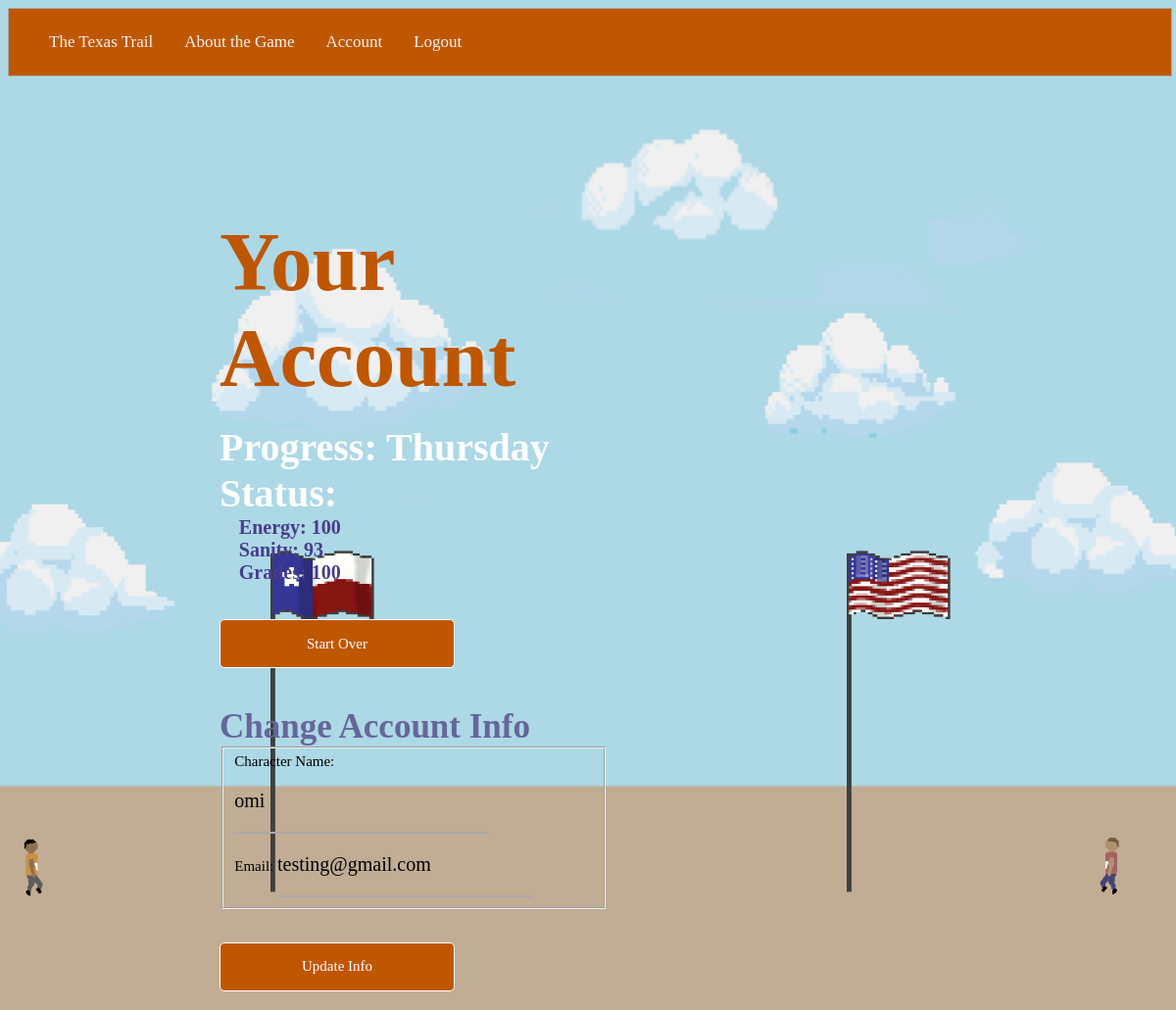
Page /account (signed in) on the earlier database version.
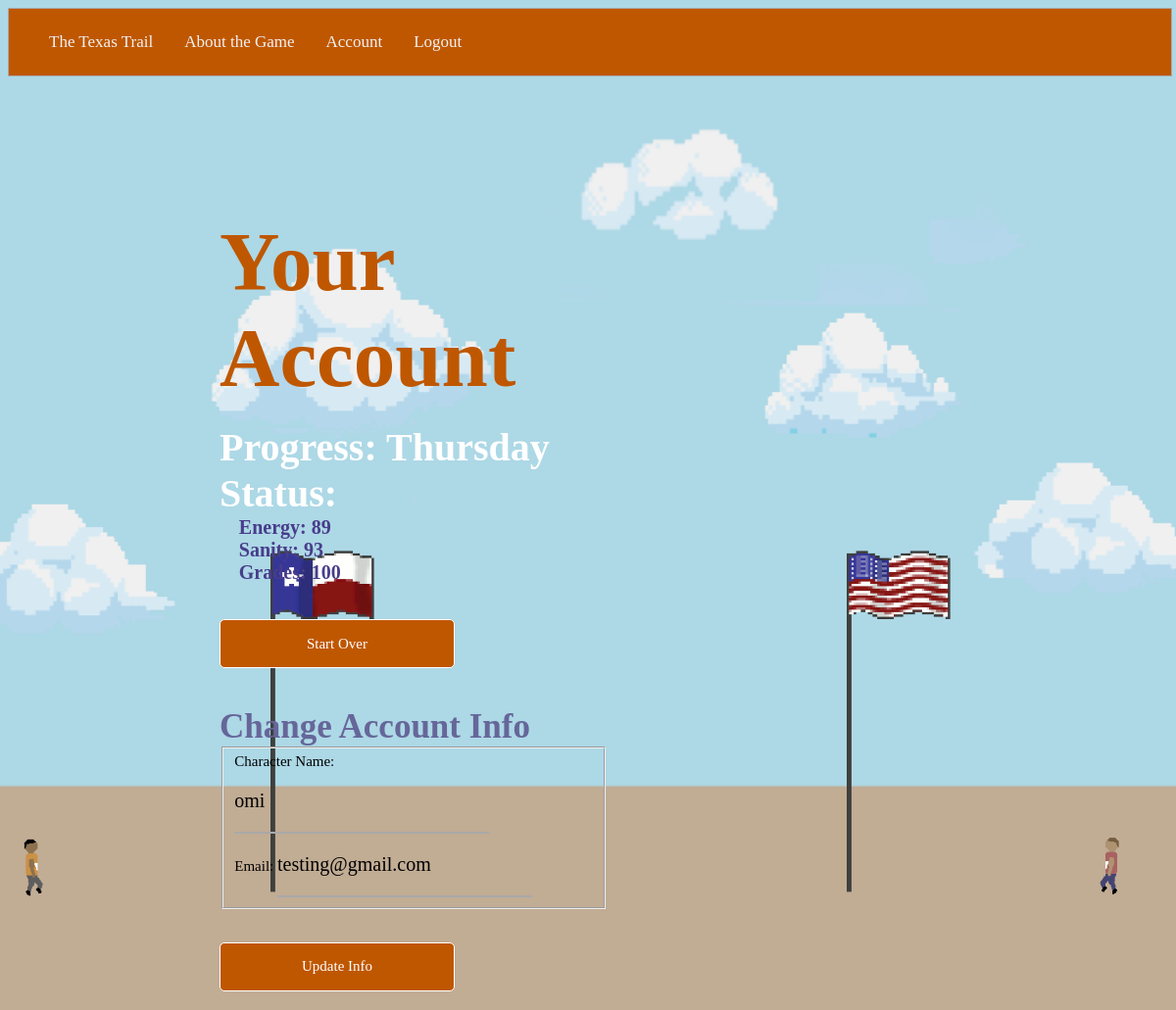
Same page on the later database version.
### Application/models.py (models this page shows, shortened)
class User(db.Model, UserMixin):
	id = db.Column(db.Integer, primary_key=True)
	username = db.Column(db.String(20), unique=True, nullable=False)
	email = db.Column(db.String(120), unique=True, nullable=False)
	password = db.Column(db.String(60), nullable=False)
	energy = db.Column(db.Integer, nullable=False, default=100)
	sanity = db.Column(db.Integer, nullable=False, default=100)
	grades = db.Column(db.Integer, nullable=False, default=100)
	progress = db.Column(db.String(2), nullable=False, default='a1')

### Application/routes.py (the view)
@application.route('/account', methods=['GET', 'POST'])
@login_required
def account():
	form = UpdateInfo()
	if form.validate_on_submit():
		current_user.username = form.username.data
		current_user.email = form.email.data
		db.session.commit()
		flash('Info Updated', 'success')
		return redirect(url_for('account'))
	elif request.method == 'GET':
		form.username.data = current_user.username
		form.email.data = current_user.email
	return render_template('account.html', title='Account Information', form=form)

### Application/forms.py (shortened to what this page needs)
class UpdateInfo(FlaskForm):
	username = StringField("Character Name: ", validators=[DataRequired()])
	email = StringField("Email: ", validators=[DataRequired(), Email()])
	submit = SubmitField('Update Info')

### Application/models.py (called while the page is built)
@login_manager.user_loader
def load_user(user_id):
	return User.query.get(int(user_id))

### Application/templates/account.html (shortened to what this page needs)
{% extends "layout.html" %}
{% block content %}
<body id='account'>
  <div class='theGrid'>
    <div class='left-body'>
      <h1>Your Account</h1>
      <h2 style= "margin: 5% 0 0 0">
        Progress:
        {% if current_user.progress[0] == 'a' or current_user.progress[0] == 'b' or current_user.progress[0] == 'c'%}
          Thursday
        {% elif current_user.progress[0] == 'd' or current_user.progress[0] == 'e'%}
          Friday
        {% else %}
          Saturday
        {% endif %}
        <br>
        Status:<br>
        <p style="margin-left: 5%">
          Energy: {{ current_user.energy }} <br>
          Sanity: {{ current_user.sanity }} <br>
          Grades: {{ current_user.grades }} <br>
        </p>
      </h2>
      <br><br>
      <div class='buttonList'>
            <form method ="get" action = "/reset_game"><button class ='button'>Start Over</button></form>
      </div>
      <h3>Change Account Info</h3>
      <form method="POST" action="" enctype="multipart/form-data" style= "font-family: Hardware; font-size: 15px">
            <fieldset class="form-group">
                <div class="form-group">
                    {{ form.username.label(class="form-control-label") }}
                    {% if form.username.errors %}
                        {{ form.username(class="form-control form-control-lg is-invalid") }}
                        <div class="invalid-feedback">
                            {% for error in form.username.errors %}
                                <span>{{ error }}</span>
                            {% endfor %}
                        </div>
                    {% else %}
                        {{ form.username(class="form-control form-control-lg") }}
                    {% endif %}
                </div>
                <div class="form-group">
                    {{ form.email.label(class="form-control-label") }}
                    {% if form.email.errors %}
                        {{ form.email(class="form-control form-control-lg is-invalid") }}
                        <div class="invalid-feedback">
                            {% for error in form.email.errors %}
                                <span>{{ error }}</span>
                            {% endfor %}
                        </div>
                    {% else %}
                        {{ form.email(class="form-control form-control-lg") }}
                    {% endif %}
                </div>
            </fieldset>
            <div class="form-group" style="padding: 0 0 5% 0">
              <br><br>
                {{ form.submit(class="button") }}
            </div>
      </form>
    </div>
  </div>
</body>
{% endblock %}

### Application/templates/layout.html (shortened to what this page needs)
<!DOCTYPE html>
<html>
	<head>
		<link type="text/css" rel="stylesheet" href="{{url_for('static', filename='style.css') }}" />
	</head>
	<body>
		<div class="navBar">
			<ul>
			  <a href="/">The Texas Trail</a>
			  	{%if current_user.is_authenticated %}
			  		<a href="/about">About the Game</a>
			  		<a href="/account">Account</a>
			  		<a href="/logout">Logout</a>
			  	{% else %}
			  		<a href="/about">About the Game</a>
			  		<a href="/login">Login</a>
			  		<a href="/register">Register</a>
			  	{% endif %}
			</ul>
		</div>
		{% block content %}{% endblock %}
	</body>
</html>

### Application/static/style.css (style rules this page uses)
.theGrid { display: grid; height: 100vh; width: 100vw; grid-template-columns: 18% 13% 20% 332px auto 11%; grid-template-rows: auto 600px auto; }
body { height: 95vh; width: 99vw; background: url(./Backgrounds/70.jpg) no-repeat center center fixed; -webkit-background-size: cover; -moz-background-size: cover; -o-background-size: cover; background-size: cover; overflow-x: hidden; }
body#account { background: url(./Backgrounds/walkScene.gif), url(./Backgrounds/UTTower.png), url(./Backgrounds/FlagAnim.gif), url(./Backgrounds/sky.png); -webkit-background-size: cover; -moz-background-size: cover; -o-background-size: cover; background-position: center; background-attachment: fixed; background-repeat: no-repeat; overflow-x: hidden; background-size: contain, contain, contain, cover; }
h1 { font-family: 'Dude'; font-size: 85px; color: #bf5700; margin: 10% 0 0 0; }
h2 { font-family: 'Hardware'; font-size: 40px; color: white; margin: 30% 0 0 0; }
h3 { font-family: 'Hardware'; font-size: 35px; color: #666699; margin: 10% 0 0 0; }
button { font-family: 'Hardware'; font-size: 20px; color: white; }
p { font-family: 'Hardware'; font-size: 20px; color: darkslateblue; margin: 0; padding: 0; z-index: 1000; }
a { transition: 1s ease; text-decoration: none; color: grey; margin: 0; padding: 0; }
.buttonList { margin: 0; padding: 0; }
ul { padding: 0; margin: 0; }
.left-body { grid-row: 2; grid-column: 2/4; }
.button { border:0.1em solid #FFFFFF; border-radius: 5px; padding: 0; box-sizing: border-box; text-decoration:none; font-weight:300; font-family: 'Hardware'; color:#FFFFFF; font-size: 15px; background: #bf5700; text-align:center; transition: all 0.2s; width: 240px; height: 50px; -webkit-transition: all 1s ease; white-space: nowrap; }
.navBar { border: 1px solid darkGray; transition: 0.9s ease; overflow: hidden; background-color: #bf5700; padding: 10px 25px; font-family: 'Dude'; font-size: 15px;; }
.navBar a { float: left; color: #f2f2f2; text-align: center; padding: 14px 16px; text-decoration: none; font-size: 17px; }
input { border: black; border-bottom: 2px solid darkGray; transition: 0.9s ease; width: 260px; background-color: transparent; padding: 20px 0 20px 0; font-size: 20px; font-family: 'Hardware'; }

Differences in the rows shown:
changed User "omi": energy "100" → "89"
